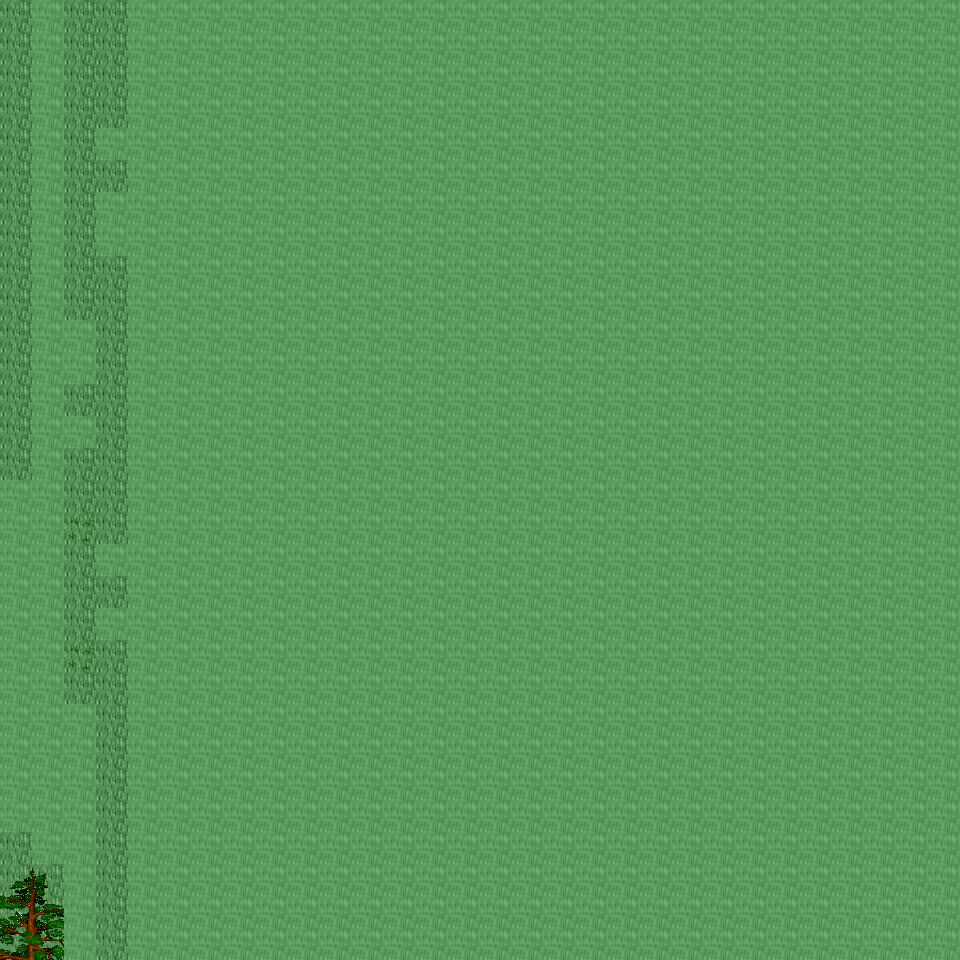

Rendered tile map (Tiled .tmx) drawn with the repository's tilesets; below, a short description and the map source with its tile grids summarised:
An orthogonal 30x30 tile map with 32x32 px tiles, 6 tile layers (Ground, Object, Object2, Above, ...), 61 tilesets and 4 objects (4x mapchange).

<map version="1.0" orientation="orthogonal" renderorder="right-down" width="30" height="30" tilewidth="32" tileheight="32" nextobjectid="5">
  <tileset firstgid="1" name="tileset_ground_ground" tilewidth="32" tileheight="32" tilecount="33" columns="3">
    <image source="../drawable/tileset_ground_ground.png" width="96" height="352" />
  </tileset>
  <tileset firstgid="34" name="tileset_ground_ground_2" tilewidth="32" tileheight="32" tilecount="4" columns="4">
    <image source="../drawable/tileset_ground_ground_2.png" width="128" height="32" />
  </tileset>
  <tileset firstgid="38" name="tileset_building_wall_wall_brown" tilewidth="32" tileheight="32" tilecount="12" columns="3">
    <image source="../drawable/tileset_building_wall_wall_brown.png" width="96" height="128" />
  </tileset>
  <tileset firstgid="50" name="tileset_building_roof_green" tilewidth="32" tileheight="32" tilecount="20" columns="5">
    <image source="../drawable/tileset_building_roof_green.png" width="160" height="128" />
  </tileset>
  <tileset firstgid="70" name="tileset_building_roof_red" tilewidth="32" tileheight="32" tilecount="20" columns="5">
    <image source="../drawable/tileset_building_roof_red.png" width="160" height="128" />
  </tileset>
  <tileset firstgid="90" name="tileset_building_roof_blue" tilewidth="32" tileheight="32" tilecount="20" columns="5">
    <image source="../drawable/tileset_building_roof_blue.png" width="160" height="128" />
  </tileset>
  <tileset firstgid="110" name="tileset_ground_cobbled_paving" tilewidth="32" tileheight="32" tilecount="1" columns="1">
    <image source="../drawable/tileset_ground_cobbled_paving.png" width="32" height="32" />
  </tileset>
  <tileset firstgid="111" name="tileset_plant_flower_daisy_white" tilewidth="32" tileheight="32" tilecount="8" columns="2">
    <image source="../drawable/tileset_plant_flower_daisy_white.png" width="64" height="128" />
  </tileset>
  <tileset firstgid="119" name="tileset_ground_ridge_earth_pale" tilewidth="32" tileheight="32" tilecount="96" columns="12">
    <image source="../drawable/tileset_ground_ridge_earth_pale.png" width="384" height="256" />
  </tileset>
  <tileset firstgid="215" name="tileset_ground_grass_edges" tilewidth="32" tileheight="32" tilecount="36" columns="12">
    <image source="../drawable/tileset_ground_grass_edges.png" width="384" height="96" />
  </tileset>
  <tileset firstgid="251" name="tileset_ground_grass_corners" tilewidth="32" tileheight="32" tilecount="24" columns="6">
    <image source="../drawable/tileset_ground_grass_corners.png" width="192" height="128" />
  </tileset>
  <tileset firstgid="275" name="tileset_building_wall_stone" tilewidth="32" tileheight="32" tilecount="12" columns="3">
    <image source="../drawable/tileset_building_wall_stone.png" width="96" height="128" />
  </tileset>
  <tileset firstgid="287" name="tileset_building_door_door_n" tilewidth="32" tileheight="32" tilecount="6" columns="3">
    <image source="../drawable/tileset_building_door_door_n.png" width="96" height="64" />
  </tileset>
  <tileset firstgid="293" name="tileset_plant_bush_hedge" tilewidth="32" tileheight="32" tilecount="35" columns="5">
    <image source="../drawable/tileset_plant_bush_hedge.png" width="160" height="224" />
  </tileset>
  <tileset firstgid="328" name="tileset_plant_flower_daisy_blue" tilewidth="32" tileheight="32" tilecount="8" columns="2">
    <image source="../drawable/tileset_plant_flower_daisy_blue.png" width="64" height="128" />
  </tileset>
  <tileset firstgid="336" name="tileset_plant_flower_daisy_yellow" tilewidth="32" tileheight="32" tilecount="8" columns="2">
    <image source="../drawable/tileset_plant_flower_daisy_yellow.png" width="64" height="128" />
  </tileset>
  <tileset firstgid="344" name="tileset_plant_flower_daisy_red" tilewidth="32" tileheight="32" tilecount="8" columns="2">
    <image source="../drawable/tileset_plant_flower_daisy_red.png" width="64" height="128" />
  </tileset>
  <tileset firstgid="352" name="tileset_plant_grasses" tilewidth="32" tileheight="32" tilecount="6" columns="3">
    <image source="../drawable/tileset_plant_grasses.png" width="96" height="64" />
  </tileset>
  <tileset firstgid="358" name="tileset_building_fence_fence_chunky" tilewidth="32" tileheight="32" tilecount="21" columns="3">
    <image source="../drawable/tileset_building_fence_fence_chunky.png" width="96" height="224" />
  </tileset>
  <tileset firstgid="379" name="tileset_building_window_window_left" tilewidth="32" tileheight="32" tilecount="2" columns="2">
    <image source="../drawable/tileset_building_window_window_left.png" width="64" height="32" />
  </tileset>
  <tileset firstgid="381" name="tileset_building_window_window_right" tilewidth="32" tileheight="32" tilecount="2" columns="2">
    <image source="../drawable/tileset_building_window_window_right.png" width="64" height="32" />
  </tileset>
  <tileset firstgid="383" name="tileset_plant_leaves" tilewidth="32" tileheight="32" tilecount="8" columns="4">
    <image source="../drawable/tileset_plant_leaves.png" width="128" height="64" />
  </tileset>
  <tileset firstgid="391" name="tileset_ground_rock_rocks_2" tilewidth="32" tileheight="32" tilecount="4" columns="2">
    <image source="../drawable/tileset_ground_rock_rocks_2.png" width="64" height="64" />
  </tileset>
  <tileset firstgid="395" name="tileset_plant_bush_bushes" tilewidth="32" tileheight="32" tilecount="10" columns="5">
    <image source="../drawable/tileset_plant_bush_bushes.png" width="160" height="64" />
  </tileset>
  <tileset firstgid="405" name="tileset_plant_tree_tree_darkgreen" tilewidth="32" tileheight="32" tilecount="88" columns="8">
    <image source="../drawable/tileset_plant_tree_tree_darkgreen.png" width="256" height="352" />
  </tileset>
  <tileset firstgid="493" name="tileset_building_window_window_long" tilewidth="32" tileheight="32" tilecount="3" columns="3">
    <image source="../drawable/tileset_building_window_window_long.png" width="96" height="32" />
  </tileset>
  <tileset firstgid="496" name="tileset_furniture_table_table_with_hob" tilewidth="32" tileheight="32" tilecount="5" columns="5">
    <image source="../drawable/tileset_furniture_table_table_with_hob.png" width="160" height="32" />
  </tileset>
  <tileset firstgid="501" name="tileset_furniture_chair_wooden" tilewidth="32" tileheight="32" tilecount="5" columns="5">
    <image source="../drawable/tileset_furniture_chair_wooden.png" width="160" height="32" />
  </tileset>
  <tileset firstgid="506" name="tileset_item_chest_large" tilewidth="32" tileheight="32" tilecount="8" columns="4">
    <image source="../drawable/tileset_item_chest_large.png" width="128" height="64" />
  </tileset>
  <tileset firstgid="514" name="tileset_object_well" tilewidth="32" tileheight="32" tilecount="4" columns="2">
    <image source="../drawable/tileset_object_well.png" width="64" height="64" />
  </tileset>
  <tileset firstgid="518" name="tileset_item_pot_dark_barrel" tilewidth="32" tileheight="32" tilecount="2" columns="1">
    <image source="../drawable/tileset_item_pot_dark_barrel.png" width="32" height="64" />
  </tileset>
  <tileset firstgid="520" name="tileset_building_decoration_banner" tilewidth="32" tileheight="32" tilecount="12" columns="1">
    <image source="../drawable/tileset_building_decoration_banner.png" width="32" height="384" />
  </tileset>
  <tileset firstgid="532" name="tileset_item_pot_pot_burgundy" tilewidth="32" tileheight="32" tilecount="1" columns="1">
    <image source="../drawable/tileset_item_pot_pot_burgundy.png" width="32" height="32" />
  </tileset>
  <tileset firstgid="533" name="tileset_item_statue_green_stone_3" tilewidth="32" tileheight="32" tilecount="3" columns="1">
    <image source="../drawable/tileset_item_statue_green_stone_3.png" width="32" height="96" />
  </tileset>
  <tileset firstgid="536" name="tileset_item_postbox" tilewidth="32" tileheight="32" tilecount="4" columns="2">
    <image source="../drawable/tileset_item_postbox.png" width="64" height="64" />
  </tileset>
  <tileset firstgid="540" name="tileset_ground_ladder_steps" tilewidth="32" tileheight="32" tilecount="6" columns="3">
    <image source="../drawable/tileset_ground_ladder_steps.png" width="96" height="64" />
  </tileset>
  <tileset firstgid="546" name="tileset_item_statue_bird" tilewidth="32" tileheight="32" tilecount="8" columns="2">
    <image source="../drawable/tileset_item_statue_bird.png" width="64" height="128" />
  </tileset>
  <tileset firstgid="554" name="tileset_item_statue_fairypool" tilewidth="32" tileheight="32" tilecount="16" columns="2">
    <image source="../drawable/tileset_item_statue_fairypool.png" width="64" height="256" />
  </tileset>
  <tileset firstgid="570" name="tileset_building_decoration_rocks_2" tilewidth="32" tileheight="32" tilecount="2" columns="1">
    <image source="../drawable/tileset_building_decoration_rocks_2.png" width="32" height="64" />
  </tileset>
  <tileset firstgid="572" name="tileset_item_pot_pot_purple" tilewidth="32" tileheight="32" tilecount="1" columns="1">
    <image source="../drawable/tileset_item_pot_pot_purple.png" width="32" height="32" />
  </tileset>
  <tileset firstgid="573" name="tileset_item_pot_barrel" tilewidth="32" tileheight="32" tilecount="2" columns="1">
    <image source="../drawable/tileset_item_pot_barrel.png" width="32" height="64" />
  </tileset>
  <tileset firstgid="575" name="tileset_building_decoration_chimney_big" tilewidth="32" tileheight="32" tilecount="2" columns="1">
    <image source="../drawable/tileset_building_decoration_chimney_big.png" width="32" height="64" />
  </tileset>
  <tileset firstgid="577" name="tileset_building_decoration_library_banner" tilewidth="32" tileheight="32" tilecount="6" columns="3">
    <image source="../drawable/tileset_building_decoration_library_banner.png" width="96" height="64" />
  </tileset>
  <tileset firstgid="583" name="tileset_building_decoration_chimney" tilewidth="32" tileheight="32" tilecount="2" columns="1">
    <image source="../drawable/tileset_building_decoration_chimney.png" width="32" height="64" />
  </tileset>
  <tileset firstgid="585" name="tileset_plant_bush_large_green" tilewidth="32" tileheight="32" tilecount="9" columns="3">
    <image source="../drawable/tileset_plant_bush_large_green.png" width="96" height="96" />
  </tileset>
  <tileset firstgid="594" name="tileset_plant_mosses" tilewidth="32" tileheight="32" tilecount="16" columns="4">
    <image source="../drawable/tileset_plant_mosses.png" width="128" height="128" />
  </tileset>
  <tileset firstgid="610" name="tileset_item_statue_cross" tilewidth="32" tileheight="32" tilecount="1" columns="1">
    <image source="../drawable/tileset_item_statue_cross.png" width="32" height="32" />
  </tileset>
  <tileset firstgid="611" name="tileset_logic_collision" tilewidth="32" tileheight="32" tilecount="1" columns="1">
    <image source="../drawable/tileset_logic_collision.png" width="32" height="32" />
  </tileset>
  <tileset firstgid="612" name="tileset_building_decoration_coal_fire" tilewidth="32" tileheight="32" tilecount="4" columns="2">
    <image source="../drawable/tileset_building_decoration_coal_fire.png" width="64" height="64" />
  </tileset>
  <tileset firstgid="616" name="tileset_ground_green_paving" tilewidth="32" tileheight="32" tilecount="18" columns="3">
    <image source="../drawable/tileset_ground_green_paving.png" width="96" height="192" />
  </tileset>
  <tileset firstgid="634" name="tileset_building_fence_palisade" tilewidth="32" tileheight="32" tilecount="84" columns="6">
    <image source="../drawable/tileset_building_fence_palisade.png" width="192" height="448" />
  </tileset>
  <tileset firstgid="718" name="tileset_furniture_table_wooden_rectangular" tilewidth="32" tileheight="32" tilecount="9" columns="3">
    <image source="../drawable/tileset_furniture_table_wooden_rectangular.png" width="96" height="96" />
  </tileset>
  <tileset firstgid="727" name="tileset_plant_flower_flowers_mixed" tilewidth="32" tileheight="32" tilecount="16" columns="4">
    <image source="../drawable/tileset_plant_flower_flowers_mixed.png" width="128" height="128" />
  </tileset>
  <tileset firstgid="743" name="tileset_plant_flower_pointed_yellow" tilewidth="32" tileheight="32" tilecount="2" columns="2">
    <image source="../drawable/tileset_plant_flower_pointed_yellow.png" width="64" height="32" />
  </tileset>
  <tileset firstgid="745" name="tileset_plant_tree_pine_tree" tilewidth="32" tileheight="32" tilecount="20" columns="4">
    <image source="../drawable/tileset_plant_tree_pine_tree.png" width="128" height="160" />
  </tileset>
  <tileset firstgid="765" name="tileset_plant_stump_small_stump" tilewidth="32" tileheight="32" tilecount="4" columns="2">
    <image source="../drawable/tileset_plant_stump_small_stump.png" width="64" height="64" />
  </tileset>
  <tileset firstgid="769" name="tileset_plant_tree_pine_tree_2" tilewidth="32" tileheight="32" tilecount="20" columns="4">
    <image source="../drawable/tileset_plant_tree_pine_tree_2.png" width="128" height="160" />
  </tileset>
  <tileset firstgid="789" name="tileset_item_firewood" tilewidth="32" tileheight="32" tilecount="12" columns="3">
    <image source="../drawable/tileset_item_firewood.png" width="96" height="128" />
  </tileset>
  <tileset firstgid="801" name="tileset_furniture_light_lamp_blue" tilewidth="32" tileheight="32" tilecount="3" columns="1">
    <image source="../drawable/tileset_furniture_light_lamp_blue.png" width="32" height="96" />
  </tileset>
  <tileset firstgid="804" name="tileset_item_sign_large" tilewidth="32" tileheight="32" tilecount="15" columns="5">
    <image source="../drawable/tileset_item_sign_large.png" width="160" height="96" />
  </tileset>
  <tileset firstgid="819" name="tileset_plant_bushes_and_trees" tilewidth="32" tileheight="32" tilecount="144" columns="16">
    <image source="../drawable/tileset_plant_bushes_and_trees.png" width="512" height="289" />
  </tileset>
  <layer name="Ground" width="30" height="30">
    <data>[900 cells, 892 non-empty, 6 distinct tile ids]</data>
  </layer>
  <layer name="Object" width="30" height="30">
    <data>[900 cells, 399 non-empty, 47 distinct tile ids]</data>
  </layer>
  <layer name="Object2" width="30" height="30">
    <data>[900 cells, 205 non-empty, 59 distinct tile ids]</data>
  </layer>
  <layer name="Above" width="30" height="30">
    <data>[900 cells, 225 non-empty, 71 distinct tile ids]</data>
  </layer>
  <layer name="Above2" width="30" height="30">
    <data>[900 cells, 61 non-empty, 39 distinct tile ids]</data>
  </layer>
  <layer name="Walkable" width="30" height="30">
    <data>[900 cells, 834 non-empty, 1 distinct tile ids]</data>
  </layer>
  <objectgroup name="MapEvents">
    <object id="1" name="south" type="mapchange" x="0" y="928" width="64" height="32">
      <properties>
        <property name="map" value="0_ados_mountain_n2_w2_x2_y1" />
        <property name="place" value="north" />
      </properties>
    </object>
    <object id="2" name="south2" type="mapchange" x="96" y="928" width="32" height="32">
      <properties>
        <property name="map" value="0_ados_mountain_n2_w2_x2_y1" />
        <property name="place" value="north2" />
      </properties>
    </object>
    <object id="3" name="west" type="mapchange" x="0" y="0" width="32" height="480">
      <properties>
        <property name="map" value="0_ados_mountain_n2_w2_x1_y0" />
        <property name="place" value="east" />
      </properties>
    </object>
    <object id="4" name="west2" type="mapchange" x="0" y="832" width="32" height="128">
      <properties>
        <property name="map" value="0_ados_mountain_n2_w2_x1_y0" />
        <property name="place" value="east2" />
      </properties>
    </object>
  </objectgroup>
</map>
